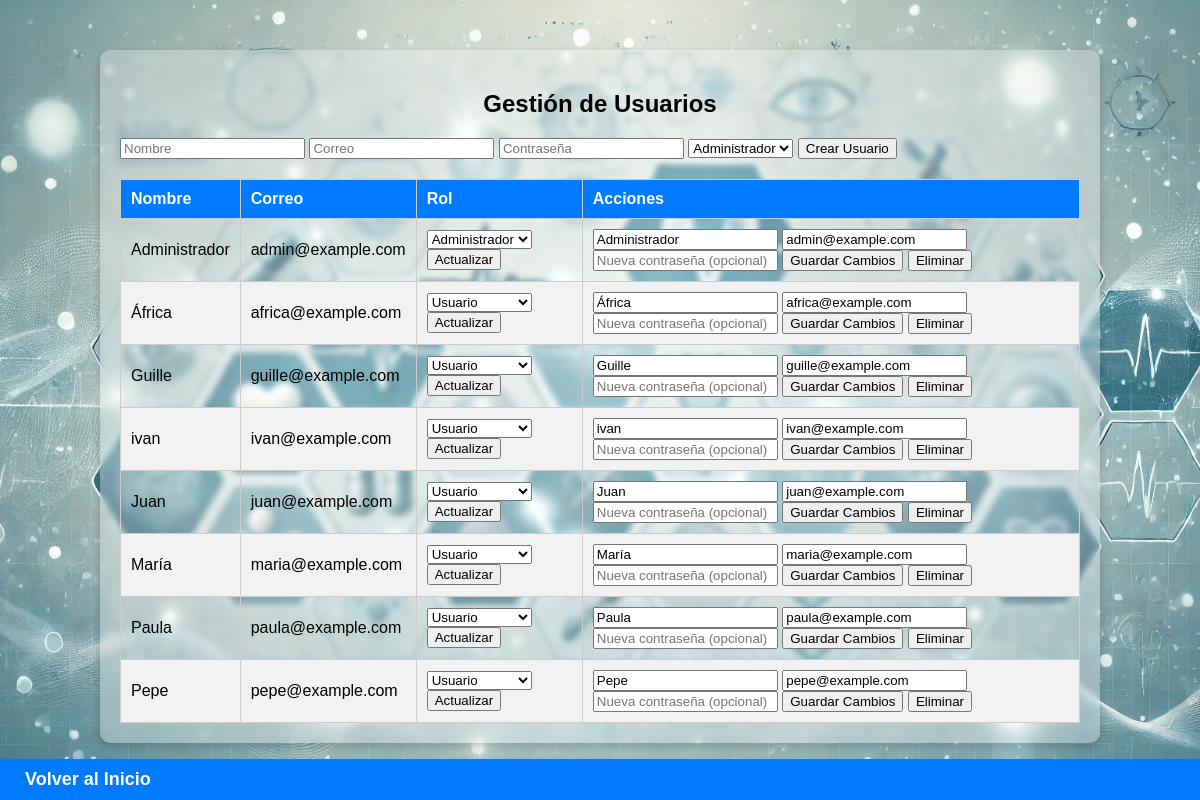
Screenshot of /Proyecto/gestionar_usuarios.php (signed in) with the database file from the repository.
### tables this page shows
CREATE TABLE `USUARIOS` (
  `ID` int(5) NOT NULL,
  `NOMBRE` varchar(100) NOT NULL,
  `CORREO` varchar(100) NOT NULL,
  `CONTRASENA` varchar(100) NOT NULL,
  `ADMIN` bit(1) NOT NULL DEFAULT b'0'
);

### Proyecto/gestionar_usuarios.php (the view, shortened to what this page needs)
<?php
require 'db_connection.php';
$sql = "SELECT ID, NOMBRE, CORREO, ADMIN FROM USUARIOS ORDER BY NOMBRE ASC";
$stmt = $conn->prepare($sql);
$stmt->execute();
$result = $stmt->get_result();
$usuarios = $result->fetch_all(MYSQLI_ASSOC);
?>
<!DOCTYPE html>
<html lang="es">
<head>
    <link rel="stylesheet" href="styles.css">
</head>
<body>
    <div class="container">
        <h2>Gestión de Usuarios</h2>
        <form action="gestionar_usuarios.php" method="POST">
            <input type="text" name="nombre" placeholder="Nombre" required>
            <input type="email" name="correo" placeholder="Correo" required>
            <input type="password" name="password" placeholder="Contraseña" required>
            <select name="rol">
                <option value="1">Administrador</option>
            </select>
            <button type="submit">Crear Usuario</button>
        </form>
        <table>
            <thead>
                <tr>
                    <th>Nombre</th>
                    <th>Correo</th>
                    <th>Rol</th>
                    <th>Acciones</th>
                </tr>
            </thead>
            <tbody>
                <?php foreach ($usuarios as $usuario): ?>
                <tr>
                    <td><?php echo htmlspecialchars($usuario['NOMBRE']); ?></td>
                    <td><?php echo htmlspecialchars($usuario['CORREO']); ?></td>
                    <td>
                        <form action="gestionar_usuarios.php" method="POST">
                            <select name="nuevo_rol">
                                <option value="1" <?php echo $usuario['ADMIN'] ? 'selected' : ''; ?>>Administrador</option>
                                <option value="0" <?php echo !$usuario['ADMIN'] ? 'selected' : ''; ?>>Usuario</option>
                            </select>
                            <button type="submit" name="accion" value="cambiar_rol">Actualizar</button>
                        </form>
                    </td>
                    <td>
                        <form action="gestionar_usuarios.php" method="POST">
                            <input type="text" name="nombre" value="<?php echo htmlspecialchars($usuario['NOMBRE']); ?>" required>
                            <input type="email" name="correo" value="<?php echo htmlspecialchars($usuario['CORREO']); ?>" required>
                            <input type="password" name="password" placeholder="Nueva contraseña (opcional)">
                            <button type="submit">Guardar Cambios</button>
                            <button type="submit" name="accion" value="eliminar">Eliminar</button>
                        </form>
                    </td>
                </tr>
                <?php endforeach; ?>
            </tbody>
        </table>
    </div>
    <div class="footer-bar">
        <a href="dashboard.php">Volver al Inicio</a>
    </div>
</body>
</html>

### Proyecto/styles.css (style rules this page uses)
body { margin: 0; padding: 0; font-family: Arial, sans-serif; background: url('background.webp') no-repeat center center fixed; background-size: cover; }
.container { width: 80%; margin: 50px auto; background: rgba(255, 255, 255, 0.3); padding: 20px; border-radius: 10px; box-shadow: 0 4px 8px rgba(0, 0, 0, 0.2); position: relative; backdrop-filter: blur(3px); }
h2 { text-align: center; }
table { width: 100%; border-collapse: collapse; margin-top: 20px; }
table, th, td { border: 1px solid #ccc; }
th, td { padding: 10px; text-align: left; }
th { background-color: #007bff; color: white; }
tr:nth-child(even) { background-color: #f2f2f2; }

### Proyecto/gestionar_usuarios.php (style rules this page uses)
.footer-bar { position: fixed; bottom: 0; width: 100%; background-color: #007BFF; padding: 10px; text-align: left; color: white; }
.footer-bar a { color: white; text-decoration: none; font-size: 18px; font-weight: bold; padding-left: 15px; }

### rows the page displays
usuarios: NOMBRE "Administrador", CORREO "admin@example.com", nuevo_rol "Administrador", nombre "Administrador", correo "admin@example.com"
usuarios: NOMBRE "África", CORREO "africa@example.com", nuevo_rol "Usuario", nombre "África", correo "africa@example.com"
usuarios: NOMBRE "Guille", CORREO "guille@example.com", nuevo_rol "Usuario", nombre "Guille", correo "guille@example.com"
usuarios: NOMBRE "ivan", CORREO "ivan@example.com", nuevo_rol "Usuario", nombre "ivan", correo "ivan@example.com"
usuarios: NOMBRE "Juan", CORREO "juan@example.com", nuevo_rol "Usuario", nombre "Juan", correo "juan@example.com"
usuarios: NOMBRE "María", CORREO "maria@example.com", nuevo_rol "Usuario", nombre "María", correo "maria@example.com"
usuarios: NOMBRE "Paula", CORREO "paula@example.com", nuevo_rol "Usuario", nombre "Paula", correo "paula@example.com"
usuarios: NOMBRE "Pepe", CORREO "pepe@example.com", nuevo_rol "Usuario", nombre "Pepe", correo "pepe@example.com"
